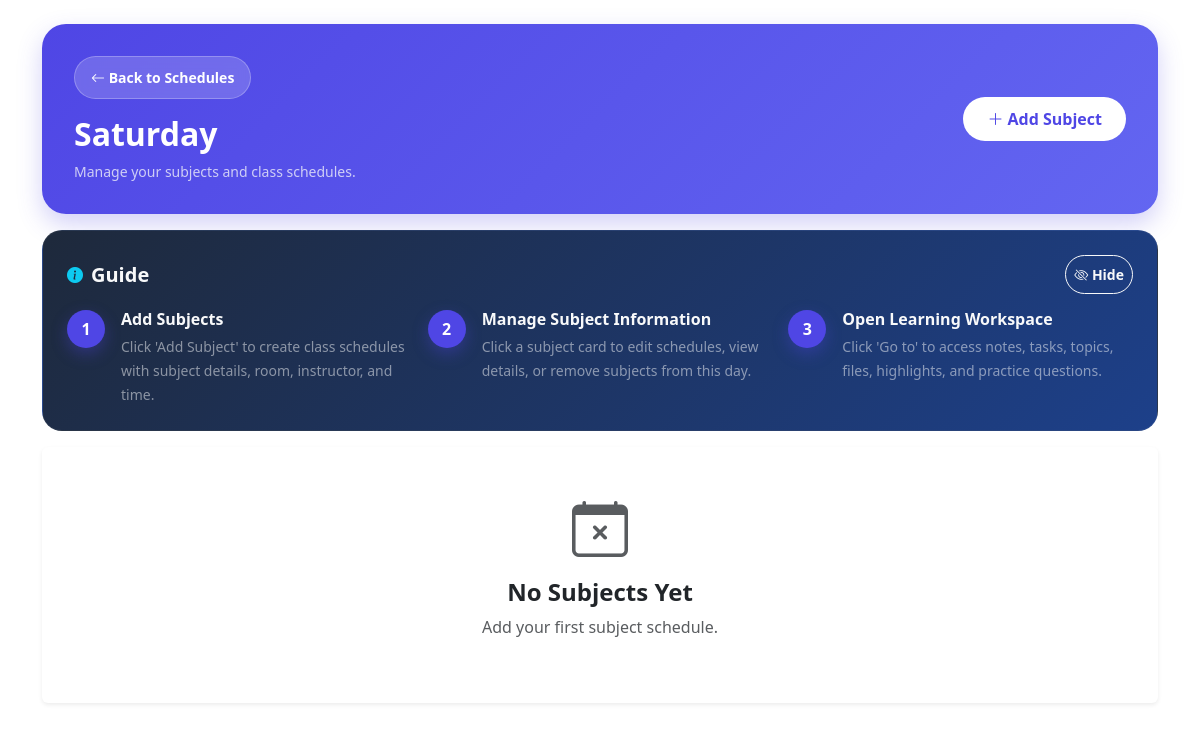
The app's page /dashboard/day_schedule.php?id=6 (signed in), older data.
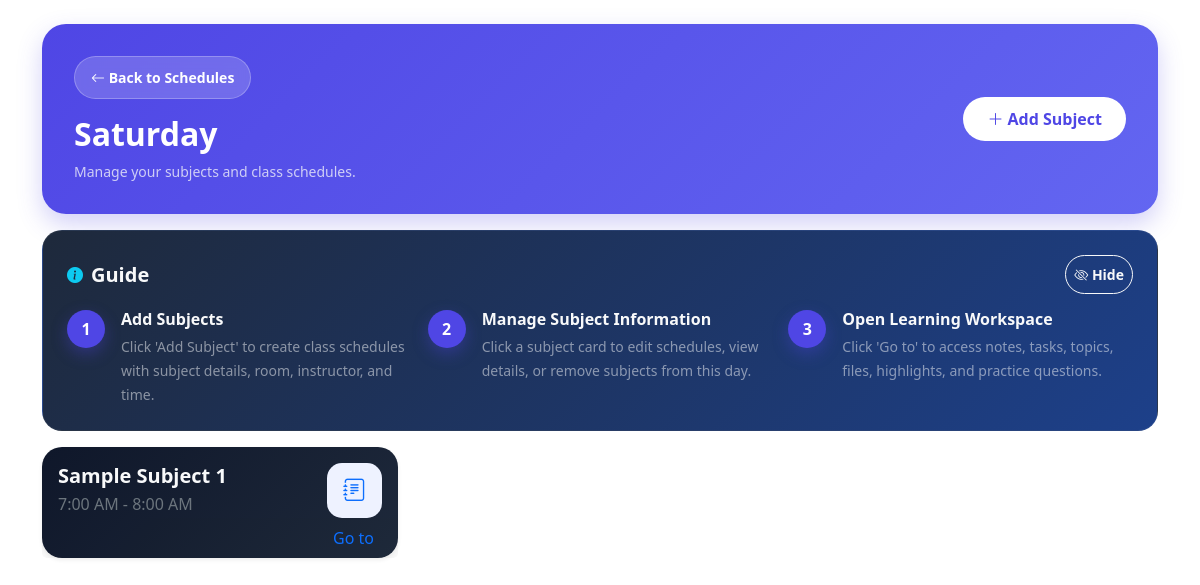
The same page, newer data.
### tables this page shows
CREATE TABLE `schedules` (
  `id` int(11) NOT NULL,
  `day_id` int(11) NOT NULL,
  `subject_name` varchar(100) NOT NULL,
  `subject_code` varchar(50) DEFAULT NULL,
  `instructor` varchar(100) DEFAULT NULL,
  `units` int(11) DEFAULT 0,
  `start_time` time NOT NULL,
  `end_time` time NOT NULL,
  `room` varchar(100) DEFAULT NULL,
  `created_at` timestamp NOT NULL DEFAULT current_timestamp()
);

### dashboard/process_day_schedule.php (called while the page is built, shortened)
<?php
require '../includes/db.php';
$user_id = $_SESSION['user']['id'];
$day_id = (int) $_GET['id'];
$stmt = $conn->prepare("
    SELECT * FROM schedule_days
    WHERE id = ? AND user_id = ?
");
$stmt->bind_param("ii", $day_id, $user_id);
$stmt->execute();
$day = $stmt->get_result()->fetch_assoc();
$schedules = $conn->prepare("
    SELECT * FROM schedules
    WHERE day_id = ?
    ORDER BY start_time ASC
");
$schedules->bind_param("i", $day_id);
$schedules->execute();
$scheduleResult = $schedules->get_result();
?>

### dashboard/day_schedule.php (the view, shortened to what the changed rows need)
<?php
include 'process_day_schedule.php';
include '../includes/header.php';
?>
<link href="../assets/css/day_schedule.css" rel="stylesheet">
</head>
<body>
<div class="container py-4">
    <div class="welcome-card mb-3">
        <div class="row align-items-center g-4">
            <div class="col-12 col-lg-8">
                <h2 class="fw-bold text-white mb-2">
                    <?= htmlspecialchars($day['day_name']); ?>
                </h2>
            </div>
        </div>
    </div>
    <div class="row g-4">
        <?php if ($scheduleResult->num_rows > 0): ?>
            <?php while ($subject = $scheduleResult->fetch_assoc()): ?>
                <div class="col-12 col-sm-4">
                    <div class="card border-0 shadow-sm subject-card h-100" data-bs-toggle="modal"
                         data-bs-target="#subjectModal<?= $subject['id']; ?>">
                        <div class="card-body m-0 pb-0">
                            <div class="d-flex justify-content-between align-items-center">
                                <div>
                                    <h5 class="fw-bold mb-1 text-light">
                                        <?= htmlspecialchars($subject['subject_name']); ?>
                                    </h5>
                                    <p class="text-secondary mb-0">
                                        <?= date("g:i A", strtotime($subject['start_time'])); ?>
                                        -
                                        <?= date("g:i A", strtotime($subject['end_time'])); ?>
                                    </p>
                                </div>
                                <div class="subject-icon m-0">
                                    <i class="bi bi-journal-text"></i>
                                </div>
                            </div>
                        </div>
                        <div class="card-footer border-0 m-0">
                            <div class="text-end">
                                <a href="subject.php?id=<?= $subject['id']; ?>" class="text-decoration-none me-2">Go to</a>
                            </div>
                        </div>
                    </div>
                </div>
            <?php endwhile; ?>
        <?php else: ?>
            <div class="col-12">
                <div class="card border-0 shadow-sm">
                    <div class="card-body text-center py-5">
                        <i class="bi bi-calendar-x display-4 text-muted"></i>
                        <h4 class="fw-bold mt-3">
                            No Subjects Yet
                        </h4>
                        <p class="text-muted">
                            Add your first subject schedule.
                        </p>
                    </div>
                </div>
            </div>
        <?php endif; ?>
    </div>
</div>
</body>
</html>

Row changes from the older to the newer data that the page shows:
added schedules: subject_name "Sample Subject 1", start_time "7:00 AM", end_time "8:00 AM"
Text that changed along with them:
text no longer shown: "No Subjects Yet Add your first subject schedule."
